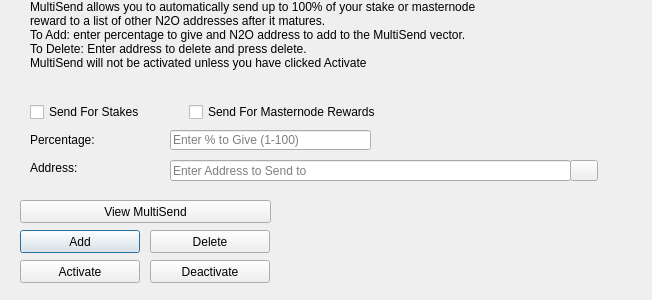
<?xml version="1.0" encoding="UTF-8"?>
<ui version="4.0">
 <class>MultiSendDialog</class>
 <widget class="QDialog" name="MultiSendDialog">
  <property name="windowModality">
   <enum>Qt::NonModal</enum>
  </property>
  <property name="geometry">
   <rect>
    <x>0</x>
    <y>0</y>
    <width>652</width>
    <height>300</height>
   </rect>
  </property>
  <property name="windowTitle">
   <string>MultiSend</string>
  </property>
  <widget class="QLineEdit" name="multiSendPercentEdit">
   <property name="geometry">
    <rect>
     <x>170</x>
     <y>130</y>
     <width>201</width>
     <height>20</height>
    </rect>
   </property>
   <property name="toolTip">
    <string>Enter whole numbers 1 - 100</string>
   </property>
   <property name="placeholderText">
    <string>Enter % to Give (1-100)</string>
   </property>
  </widget>
  <widget class="QLineEdit" name="multiSendAddressEdit">
   <property name="geometry">
    <rect>
     <x>170</x>
     <y>160</y>
     <width>401</width>
     <height>21</height>
    </rect>
   </property>
   <property name="toolTip">
    <string/>
   </property>
   <property name="placeholderText">
    <string>Enter Address to Send to</string>
   </property>
  </widget>
  <widget class="QLabel" name="label_2">
   <property name="geometry">
    <rect>
     <x>30</x>
     <y>0</y>
     <width>451</width>
     <height>121</height>
    </rect>
   </property>
   <property name="lineWidth">
    <number>1</number>
   </property>
   <property name="text">
    <string>MultiSend allows you to automatically send up to 100% of your stake or masternode reward to a list of other N2O addresses after it matures.
To Add: enter percentage to give and N2O address to add to the MultiSend vector.
To Delete: Enter address to delete and press delete.
MultiSend will not be activated unless you have clicked Activate</string>
   </property>
   <property name="alignment">
    <set>Qt::AlignLeading|Qt::AlignLeft|Qt::AlignTop</set>
   </property>
   <property name="wordWrap">
    <bool>true</bool>
   </property>
  </widget>
  <widget class="QLabel" name="message">
   <property name="geometry">
    <rect>
     <x>290</x>
     <y>200</y>
     <width>351</width>
     <height>91</height>
    </rect>
   </property>
   <property name="text">
    <string/>
   </property>
  </widget>
  <widget class="QPushButton" name="addButton">
   <property name="geometry">
    <rect>
     <x>20</x>
     <y>230</y>
     <width>120</width>
     <height>23</height>
    </rect>
   </property>
   <property name="toolTip">
    <string/>
   </property>
   <property name="statusTip">
    <string>Add to MultiSend Vector</string>
   </property>
   <property name="text">
    <string>Add</string>
   </property>
  </widget>
  <widget class="QPushButton" name="disableButton">
   <property name="geometry">
    <rect>
     <x>150</x>
     <y>260</y>
     <width>120</width>
     <height>23</height>
    </rect>
   </property>
   <property name="statusTip">
    <string>Deactivate MultiSend</string>
   </property>
   <property name="text">
    <string>Deactivate</string>
   </property>
  </widget>
  <widget class="QPushButton" name="addressBookButton">
   <property name="geometry">
    <rect>
     <x>570</x>
     <y>160</y>
     <width>28</width>
     <height>21</height>
    </rect>
   </property>
   <property name="toolTip">
    <string>Choose an address from the address book</string>
   </property>
   <property name="text">
    <string/>
   </property>
   <property name="icon">
    <iconset resource="../nitrous.qrc">
     <normaloff>:/icons/address-book</normaloff>:/icons/address-book</iconset>
   </property>
   <property name="shortcut">
    <string>Alt+A</string>
   </property>
   <property name="autoDefault">
    <bool>false</bool>
   </property>
  </widget>
  <widget class="QLabel" name="label">
   <property name="geometry">
    <rect>
     <x>30</x>
     <y>130</y>
     <width>121</width>
     <height>20</height>
    </rect>
   </property>
   <property name="toolTip">
    <string>Percentage of stake to send</string>
   </property>
   <property name="text">
    <string>Percentage:</string>
   </property>
  </widget>
  <widget class="QLabel" name="label_5">
   <property name="geometry">
    <rect>
     <x>30</x>
     <y>160</y>
     <width>111</width>
     <height>16</height>
    </rect>
   </property>
   <property name="toolTip">
    <string>Address to send portion of stake to</string>
   </property>
   <property name="text">
    <string>Address:</string>
   </property>
  </widget>
  <widget class="QPushButton" name="deleteButton">
   <property name="geometry">
    <rect>
     <x>150</x>
     <y>230</y>
     <width>120</width>
     <height>23</height>
    </rect>
   </property>
   <property name="toolTip">
    <string/>
   </property>
   <property name="statusTip">
    <string>Delete Address From MultiSend Vector</string>
   </property>
   <property name="text">
    <string>Delete</string>
   </property>
  </widget>
  <widget class="QPushButton" name="activateButton">
   <property name="geometry">
    <rect>
     <x>20</x>
     <y>260</y>
     <width>120</width>
     <height>23</height>
    </rect>
   </property>
   <property name="statusTip">
    <string>Activate MultiSend</string>
   </property>
   <property name="text">
    <string>Activate</string>
   </property>
  </widget>
  <widget class="QPushButton" name="viewButton">
   <property name="geometry">
    <rect>
     <x>20</x>
     <y>200</y>
     <width>251</width>
     <height>23</height>
    </rect>
   </property>
   <property name="toolTip">
    <string/>
   </property>
   <property name="statusTip">
    <string>View MultiSend Vector</string>
   </property>
   <property name="text">
    <string>View MultiSend</string>
   </property>
  </widget>
  <widget class="QWidget" name="horizontalLayoutWidget">
   <property name="geometry">
    <rect>
     <x>30</x>
     <y>100</y>
     <width>351</width>
     <height>24</height>
    </rect>
   </property>
   <layout class="QHBoxLayout" name="horizontalLayout">
    <item>
     <widget class="QCheckBox" name="multiSendStakeCheckBox">
      <property name="text">
       <string>Send For Stakes</string>
      </property>
     </widget>
    </item>
    <item>
     <widget class="QCheckBox" name="multiSendMasternodeCheckBox">
      <property name="text">
       <string>Send For Masternode Rewards</string>
      </property>
     </widget>
    </item>
   </layout>
  </widget>
 </widget>
 <resources>
  <include location="../nitrous.qrc"/>
 </resources>
 <connections/>
</ui>
